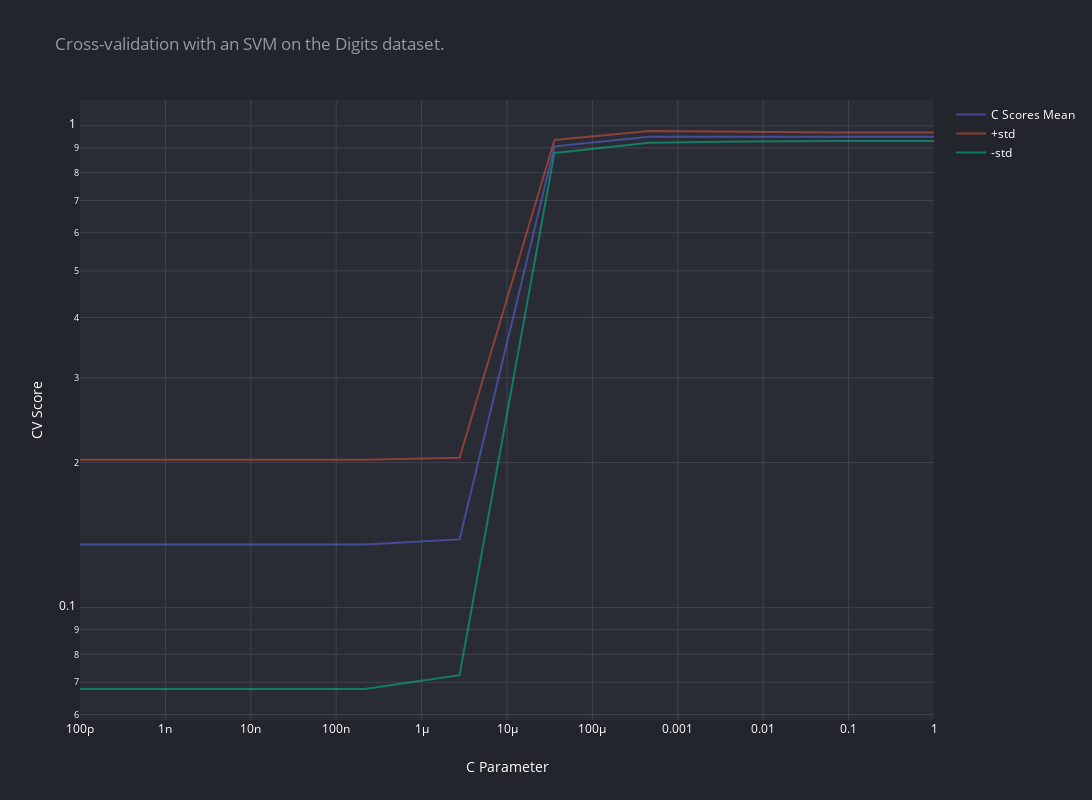

The notebook cell this image was saved under:
### Code cell
plot_mean = scatter(Cs, scores_mean, 'C Scores Mean', mode='lines')
plot_plus_std = scatter(Cs, np.array(scores_mean)+np.array(scores_std), '+std', mode='lines')
plot_minus_std = scatter(Cs, np.array(scores_mean)-np.array(scores_std), '-std', mode='lines')
fig = go.Figure(data=[plot_mean, plot_plus_std, plot_minus_std])
fig.update_layout(xaxis_type="log", yaxis_type="log")
render(fig, 'Cross-validation with an SVM on the Digits dataset.', width=1400, height=800, x_axis_title='C Parameter', y_axis_title='CV Score')

### Figure 1 — Plotly figure (JSON) as saved in the notebook; plotly's stock layout.template omitted (floating-point values rounded to 4 significant figures)
{"data": [{"marker": {"size": 3}, "mode": "lines", "name": "C Scores Mean", "opacity": 0.5, "type": "scatter", "x": [1e-10, 1.292e-09, 1.668e-08, 2.154e-07, 2.783e-06, 3.594e-05, 0.0004642, 0.005995, 0.07743, 1], "y": [0.1353, 0.1353, 0.1353, 0.1353, 0.1386, 0.9066, 0.9489, 0.9494, 0.9493, 0.9493]}, {"marker": {"size": 3}, "mode": "lines", "name": "+std", "opacity": 0.5, "type": "scatter", "x": [1e-10, 1.292e-09, 1.668e-08, 2.154e-07, 2.783e-06, 3.594e-05, 0.0004642, 0.005995, 0.07743, 1], "y": [0.2027, 0.2027, 0.2027, 0.2027, 0.2047, 0.9346, 0.9755, 0.9708, 0.9684, 0.9684]}, {"marker": {"size": 3}, "mode": "lines", "name": "-std", "opacity": 0.5, "type": "scatter", "x": [1e-10, 1.292e-09, 1.668e-08, 2.154e-07, 2.783e-06, 3.594e-05, 0.0004642, 0.005995, 0.07743, 1], "y": [0.06779, 0.06779, 0.06779, 0.06779, 0.07242, 0.8785, 0.9222, 0.928, 0.9302, 0.9302]}], "layout": {"height": 800, "legend": {"font": {"color": "#ffffff"}}, "paper_bgcolor": "#22252B", "plot_bgcolor": "#292C34", "title": {"font": {"color": "#9398A4"}, "text": "Cross-validation with an SVM on the Digits dataset."}, "width": 1400, "xaxis": {"gridcolor": "#3F434F", "tickfont": {"color": "#ffffff"}, "title": {"font": {"color": "#ffffff"}, "text": "C Parameter"}, "type": "log", "zeroline": false}, "yaxis": {"gridcolor": "#3F434F", "tickfont": {"color": "#ffffff"}, "title": {"font": {"color": "#ffffff"}, "text": "CV Score"}, "type": "log", "zeroline": false}}}
